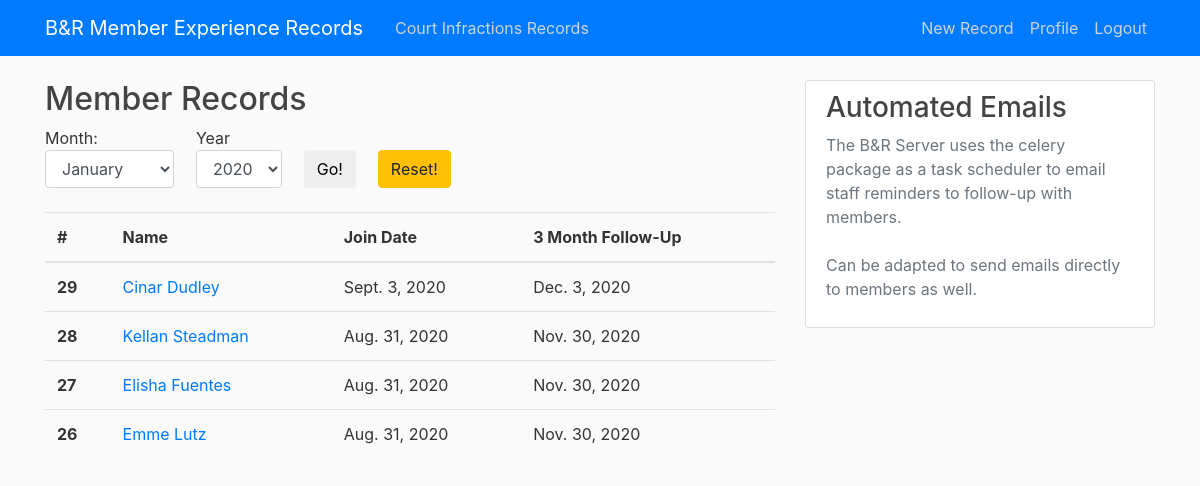
Screenshot of /memberexperience/summary/ (signed in) with the database file from the repository.
### memberexperience/models.py (models this page shows, shortened)
class memberRecord(models.Model):
    name = models.ForeignKey(contactInfo, on_delete=models.PROTECT)
    age = models.IntegerField()
    joinDate = models.DateField(default=timezone.now)
    sportPrefs = models.ManyToManyField(sportOptions)
    followUp1 = models.DateField(default=timezone.now()+datetime.timedelta(days=91))
    followUp2 = models.DateField(default=timezone.now()+datetime.timedelta(days=182))
    followUp3 = models.DateField(default=timezone.now()+datetime.timedelta(days=365))
    notes = models.TextField(blank=True)
    author = models.ForeignKey(User, on_delete=models.PROTECT)

### courtinfractions/models.py (models this page shows)
class contactInfo(models.Model):
    memberName = models.CharField(max_length=200)
    email = models.CharField(max_length=254)
    def __str__(self):
        return self.memberName

### memberexperience/views.py (the view)
# urls.py: path('summary/', MEListView.as_view(), name='ME-summary'),
class MEListView(LoginRequiredMixin, ListView):
    model = memberRecord
    template_name = 'memberexperience/memberrecord_summary.html'
    context_object_name = 'objects'
    paginate_by = 10
    month_list = ['January', 'February', 'March', 'April', 'May', 'June', 'July', 'August', 'September', 'October',
                  'November', 'December']
    year_list = list(range(memberRecord.objects.earliest('joinDate').joinDate.year,
                           (memberRecord.objects.latest('joinDate').joinDate.year)+1))
    def get_context_data(self, **kwargs):
        context = super(MEListView, self).get_context_data(**kwargs)
        context.update({
            'month_list': self.month_list,
            'year_list': self.year_list
        })
        return context
    def get_queryset(self):
        if self.request.method == 'GET':
            print('A date query has been entered')
            month = self.request.GET.get('month')
            year = self.request.GET.get('year')
            print('month: ', str(month))
            print('year: ', str(year))
            if month is None or year is None:
                return memberRecord.objects.order_by('-joinDate').all().order_by('-id')
            else:
                return memberRecord.objects.filter(joinDate__month=month,
                                                   joinDate__year=year).order_by('-id').all()

### memberexperience/templates/memberexperience/memberrecord_summary.html (shortened to what this page needs)
{% extends 'memberexperience/base.html' %}
{% block content %}
    <h2>Member Records</h2>
    <div>
        <form class="well contact-form" method='GET'>
            <div style="float:left;">
                Month:
                <select class="well form-control" name="month">
                    {% for month in month_list %}
                        <option value="{{ forloop.counter }}">{{ month }}</option>
                    {% endfor %}
                </select>
            </div>
            <div style="float:left; margin-left:3%;">
                Year
                <select class="well form-control" name="year">
                    {% for year in year_list %}
                        <option value="{{ year }}">{{ year }}</option>
                    {% endfor %}
                </select>
            </div>
            <div style="float:left; margin-left:3%;">
                <br>
                <button type="submit" class="btn btn-default">Go!</button>
            </div>
            <div style="float:left; margin-left:3%;">
                <br>
                <a href="{% url 'ME-summary' %}" class="btn btn-warning">Reset!</a>
            </div>
        </form>
    </div>
    <br>
    <table class="table">
        <thead>
            <tr>
                <th scope="col">#</th>
                <th scope="col">Name</th>
                <th scope="col">Join Date</th>
                <th scope="col">3 Month Follow-Up</th>
            </tr>
        </thead>
        <tbody>
    {% for object in objects %}
        <tr>
            <th scope="row">{{ object.id }}</th>
            <td><a class="article-content" href="{% url 'ME-record' object.id %}">{{ object.name }}</a></td>
            <td>{{ object.joinDate }}</td>
            <td>{{ object.followUp1 }}</td>
        </tr>
    {% endfor %}
        </tbody>
    </table>
{% endblock content %}

### courtinfractions/static/courtinfractions/main.css (style rules this page uses)
body { background: #fafafa; color: #333333; margin-top: 5rem; }
h1, h2, h3, h4, h5, h6 { color: #444444; }
.article-content { white-space: pre-line; }

### rows the page displays
memberRecord: id "29", name "Cinar Dudley", joinDate "Sept. 3, 2020", followUp1 "Dec. 3, 2020"
memberRecord: id "28", name "Kellan Steadman", joinDate "Aug. 31, 2020", followUp1 "Nov. 30, 2020"
memberRecord: id "27", name "Elisha Fuentes", joinDate "Aug. 31, 2020", followUp1 "Nov. 30, 2020"
memberRecord: id "26", name "Emme Lutz", joinDate "Aug. 31, 2020", followUp1 "Nov. 30, 2020"

### other values shown
form field month "January"
form field year "2020"
